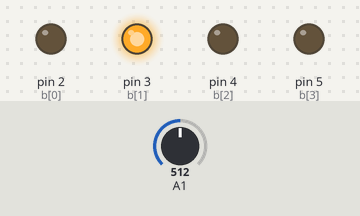
Bench run of a sketch on a simulated Arduino Uno, built with avr-gcc and run on an emulated ATmega328P. Shown: output pins drawn as LEDs (lit = HIGH). Inputs (shaded band) come from the test bench; at power-on: A1 = 512.

Above: at 3.8 s.
3.9 s: A1 set to 70
8.2 s: A1 set to 59
At 10.4 s:
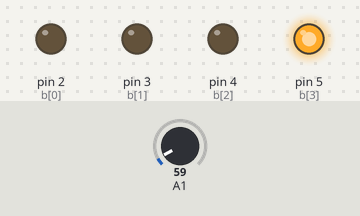
11.5 s: A1 set to 122
At 14.8 s:
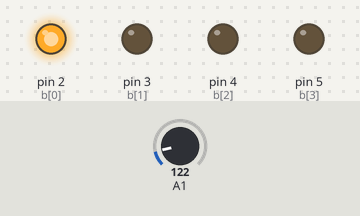
15.8 s: A1 set to 0
At 18.4 s:
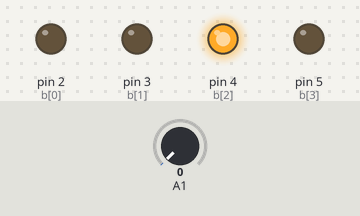
Timing chart, 0 to 19.5 s (numbered marks = the images above; inputs shaded):
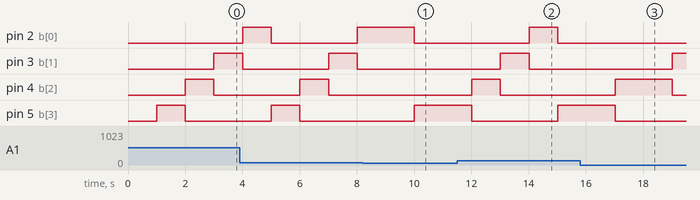

The sketch:

cho102_lab4_part2.ino
```cpp
/*        Your Name & E-mail: Cindy Ho cho102@ucr.edu
*          Discussion Section: 23
*         Assignment: Lab #4  Exercise #2
*         Exercise Description: Single Light Show Speedup/Slowdown
*         I acknowledge all content contained herein, excluding template or example code, is my own original work.
*
*         Demo Link:
*/


enum States{INIT, S0, S1, S2, S3} SM1_state = INIT;
int X = 8;
int Y = 9;
//int Z =10;
bool buttonHeld = false;
int change = 0;
unsigned long lastRan;
unsigned long period;

// Array of Output Pin variables, set to the pins being used
const int b_size = 4;
const int b[b_size] = {2, 3, 4, 5};
// Output Buffer
int b_buf = 0x00;
// Input Variables

// Serial Monitor Buffer
int s_buf = 0x00;

/* 's' is an array of integers of size 8. Note that arrays start at 1
 We will use this to be able to see the individual bit values of the s_buf

 */
const int s_size = 8;
int s[s_size];

// We can also define our own helper functions. It is a good idea to use helper functions whenever they make sense.
// Normally we also define the return type (void for none)

// Read from the serial monitor into s_buf and the s[] array for individual bits
void readData()
{
    if(Serial.available())
        s_buf = Serial.parseInt();

    for(int i = (s_size - 1); i>=0; i--)  {
        s[i] = (s_buf >> i) & 0x01; // What's going on here?
        // ">>" bit shifting Zybooks section 2.6
        // "&" bit masking Zybooks section 2.5, 2.7
    }

}
// Reset the Output Buffer.

void resetBuffer() {
    for(int i = 0; i < b_size; i++) {
        // Note this is an arduino function call to the pins
        digitalWrite(b[i], LOW);
    }
}
// Writes to the buffer. Note this function ORs the current value with the new value
// Note that size is an optional argument with default size the same as the buffer
void writeBuffer(unsigned char b_temp, int size = b_size)
{
    for (int i = (size - 1); i >= 0; i--) {
        if ((b_temp >> i) & 0x01) {
        digitalWrite(b[i], HIGH);
        }
      else{
        digitalWrite(b[i], LOW);
      }
    }

}

void setup() {
    // OUTPUT is a defined macro in Arduino!
  pinMode(X, INPUT);
  pinMode(Y, INPUT_PULLUP);
//  pinMode(Z, INPUT);
    for(int i = 0; i < b_size; i++)
    {
        pinMode(b[i], OUTPUT);
    }
    // We will also read from the serial monitor
    Serial.begin(9600);
  period = 1000;
   lastRan = 0;
}

bool covered(){
  if(map(analogRead(A1), 0, 1023, 0, 16) == 0x00){return true;}
  return false;
}

int lights[4]{8,4,2,1};
int count=0;
int SM1_Tick(int state){
    //Read thing
    switch(state){ // State transitions
      case INIT:
        count=2;
        state = S0;
        break;
      case S0:
      if(covered() && (count!=0)){
          --count;
            state = S0;
        }
        else{
          state = S1;
            count = 1;
        }
        break;
      case S1:
        if(covered() && (count!=0)){
          state=S1;
          --count;
        }
        else{
          state = S2;
          count = 1;
        }
        break;
      case S2:
        if(covered() && (count!=0)){
          state=S2; --count;
        }
        else{
          state = S3;
            count = 1;
        }
        break;
      case S3:
        if(covered() && (count!=0)){
          state=S3; --count;
        }
        else{
          state = S0;
            count = 1;
        }
        break;
    }
    switch(state){ // State Action
      case INIT:
         //State Action
        break;
      case S0:
        writeBuffer(lights[0]);
        break;
      case S1:
        writeBuffer(lights[1]);
        break;
      case S2:
        writeBuffer(lights[2]);
        break;
      case S3:
        writeBuffer(lights[3]);
        break;
    }

    return state;
}


void loop() {
  if ((millis() - lastRan) > period) {
    SM1_state = (States)SM1_Tick(SM1_state);
    lastRan = millis();
  }
}
```

Measured:
- the behaviour switches between 64 and 63 on A1 (found by bisection; images 0 and 1)
- after the input at 8.2 s, pin 2 (b[0]): HIGH → LOW after 1.8 s instead of 0.81 s; pin 3 (b[1]): stays LOW (without the input it goes to HIGH after 2.8 s); pin 4 (b[2]): stays LOW (without the input it goes to HIGH after 1.8 s)
- after the input at 11.5 s, pin 2 (b[0]): LOW → HIGH after 2.5 s, → LOW 1.0 s later; pin 3 (b[1]): LOW → HIGH after 1.5 s instead of 2.5 s
- after the input at 15.8 s, pin 2 (b[0]): stays LOW (without the input it goes to HIGH after 2.2 s)
